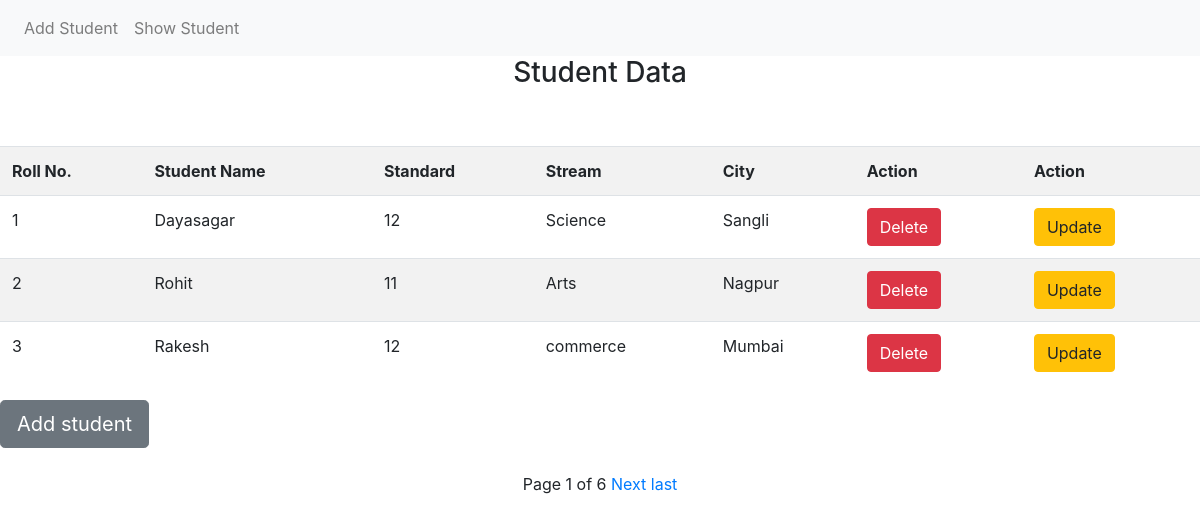
Screenshot of /student/show/ with the database file from the repository.
### MyApp/models.py (models this page shows)
class Student(models.Model):
    rollno = models.IntegerField()
    name = models.CharField(max_length=100)
    standard = models.IntegerField()
    stream = models.CharField(max_length=100)
    city = models.CharField(max_length=100)

### MyApp/views.py (the view)
# urls.py: path('show/', views.studentview, name='show_stud'),
def studentview(request):
    student = Student.objects.all()
    paginator = Paginator(student, 3)
    page_no = request.GET.get('page')
    page_obj = paginator.get_page(page_no)
    return render(request, 'MyApp/show_stud.html', {'page_obj': page_obj})

### templates/MyApp/show_stud.html (shortened to what this page needs)
{% extends 'layout.html' %}
{% load crispy_forms_tags %}
{% block content %}
<p class="h3" align="center">Student Data</p>
<br><br>
<table class="table table-striped">
    <tr>
        <th>Roll No.</th>
        <th>Student Name</th>
        <th>Standard</th>
        <th>Stream</th>
        <th>City</th>
        <th>Action</th>
        <th>Action</th>
    </tr>
     {% for p1 in page_obj %}
    <tr>
        <td>{{p1.rollno}}</td>
        <td>{{p1.name}}</td>
        <td>{{p1.standard}}</td>
        <td>{{p1.stream}}</td>
        <td>{{p1.city}}</td>
        <td>
            <a href="{% url 'delete' p1.id %}">
                <button class="btn btn-danger">Delete</button>
            </a>
        </td>
        <td>
            <a href="{% url 'update' p1.id %}">
                <button class="btn btn-warning">Update</button>
            </a>
        </td>
    </tr>
    {% endfor %}
</table>
<a class="btn btn-secondary btn-lg " href="{% url 'add_stud' %}">Add student </a>
<br><br>
<div class="pagination">
    <span class="step-links" style="margin:auto">
            <span class="current">Page {{page_obj.number}} of {{page_obj.paginator.num_pages}}</span>
        {% if page_obj.has_next %}
            <a href="?page={{page_obj.next_page_number}}">Next</a>
            <a href="?page={{page_obj.paginator.num_pages}}">last</a>
        {% endif %}
    </span>
</div>
<br><br>
{% endblock %}

### templates/layout.html (shortened to what this page needs)
<!DOCTYPE html>
<html lang="en" xmlns="http://www.w3.org/1999/html">
{% load crispy_forms_tags %}
<head>
    <link rel="stylesheet" href="https://cdn.jsdelivr.net/npm/bootstrap@4.6.1/dist/css/bootstrap.min.css">
</head>
<body>
<nav class="navbar navbar-expand-lg navbar-light bg-light">
  <div class="collapse navbar-collapse" id="navbarNav">
    <ul class="navbar-nav">
        <li class="nav-item">
                <a class="nav-link" href="{% url 'add_stud' %}">Add Student</a>
        </li>
        <li class="nav-item">
                <a class="nav-link" href="{% url 'show_stud' %}">Show Student</a>
        </li>
        </ul>
  </div>
</nav>
{% block content %}
{% endblock%}
</body>
</html>

### rows the page displays
Student: rollno "1", name "Dayasagar", standard "12", stream "Science", city "Sangli"
Student: rollno "2", name "Rohit", standard "11", stream "Arts", city "Nagpur"
Student: rollno "3", name "Rakesh", standard "12", stream "commerce", city "Mumbai"

### other values shown
{{ page_obj.number }} "1"
{{ page_obj.paginator.num_pages }} "6"
